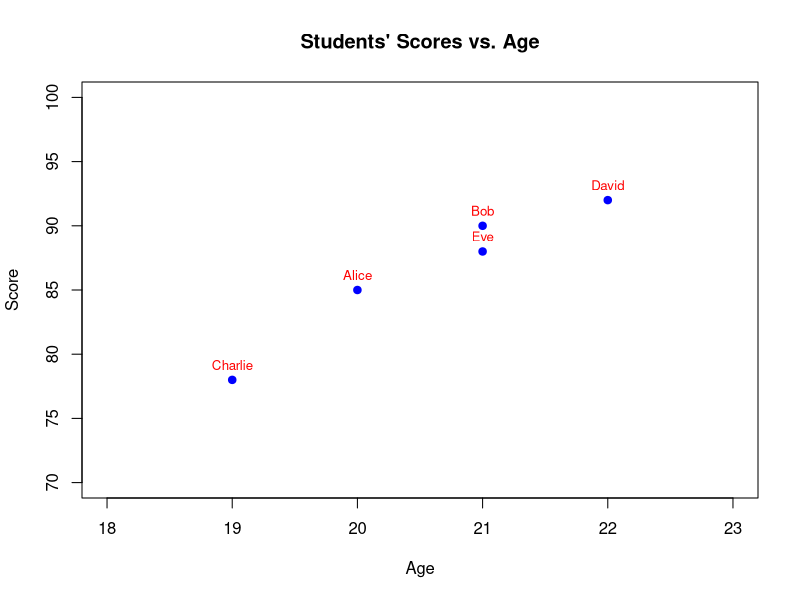

The R source for this figure:
## ---- chunk 1
x <- 5
if (x > 3) {
  print("x is greater than 3")
}
## ---- chunk 2
x <- 2
if (x > 3) {
  print("x is greater than 3")
} else {
  print("x is not greater than 3")
}
## ---- chunk 3
x <- c(1, 2, 3, 4, 5)
result <- ifelse(x > 3, "Greater", "Not Greater")
print(result)
## ---- chunk 4
for (i in 1:5) {
  print(i)
}
## ---- chunk 5
# Initializing a 10x10 matrix with zeros
M <- matrix(0, nrow=10, ncol=10)

# Using nested for loops to populate the matrix with our conditions
for (i in 1:10) {
  for (j in 1:10) {
    
    # Compute the basic product
    M[i, j] <- i * j
    
    # If we're on the diagonal, set the value to NA
    if (i == j) {
      M[i, j] <- NA
    } 
    # If the sum of the row and column index is even (and we're off the diagonal)
    else if ((i + j) %% 2 == 0) {
      M[i, j] <- M[i, j] / 2
    }
    # If the sum of the row and column index is odd (and we're off the diagonal)
    else if ((i + j) %% 2 == 1) {
      M[i, j] <- M[i, j]^2
    }
  }
}

# Printing the matrix
print(M)
## ---- chunk 6
count <- 1
while (count <= 5) {
  print(count)
  count <- count + 1
}
## ---- chunk 7
count <- 1
repeat {
  print(count)
  if (count >= 5) {
    break
  }
  count <- count + 1
}
## ---- chunk 8
for (i in 1:10) {
  if (i %% 2 == 0) {
    next
  }
  if (i == 9) {
    break
  }
  print(i)
}
## ---- chunk 9
count <- 1
number <- 1
while (count <= 5) {
  print(number)
  number <- number + 2
  count <- count + 1
}
## ---- chunk 10
df <- data.frame(A = c(1, 4, 7), 
                 B = c(2, 5, 8), 
                 C = c(3, 6, 9))
## ---- chunk 11
# Calculate the mean of each variable
mean_values <- c(mean(df$A, na.rm=TRUE), mean(df$B, na.rm=TRUE), mean(df$C, na.rm=TRUE))

# Create a matrix to store the variance-covariance matrix
myvcov_df <- matrix(0, nrow=3, ncol=3)

# Iterate over each variable
for (i in 1:3) {
  # Extract the mean of the current variable
  mean_i <- mean_values[i]
  
  # Iterate over each other variable
  for (j in 1:3) {
    # Extract the mean of the other variable
    mean_j <- mean_values[j]
    
    # Calculate the covariance between the current variable and the other variable
    cov_ij <- sum((df[[i]] - mean_i) * (df[[j]] - mean_j)) / (length(df[[i]]) - 1)

    # Store the covariance in the variance-covariance matrix
    myvcov_df[i, j] <- cov_ij
  }
}

# Print the variance-covariance matrix
print(myvcov_df)
## ---- chunk 12
# Calculate the variance of each variable
var_a <- var(df$A)
var_b <- var(df$B)
var_c <- var(df$C)

# Calculate the covariance between each pair of variables
cov_ab <- cov(df$A, df$B)
cov_ac <- cov(df$A, df$C)
cov_bc <- cov(df$B, df$C)

# Create the variance-covariance matrix
vcov_df <- matrix(c(var_a, cov_ab, cov_ac,
                     cov_ab, var_b, cov_bc,
                     cov_ac, cov_bc, var_c), nrow=3, ncol=3)

# Print the variance-covariance matrix
print(vcov_df)

# Or even simpler with one-line code
print(cov(df))
## ---- chunk 13
print(length(c(1,2,3))) #functions inside of functions
## ---- chunk 14
# Create a sample data frame
students <- data.frame(
  Name = c("Alice", "Bob", "Charlie", "David", "Eve"),
  Age = c(20, 21, 19, 22, 21),
  Score = c(85, 90, 78, 92, 88)
)

# Plot ages against scores
plot(students$Age, students$Score, 
     main="Students' Scores vs. Age", 
     xlab="Age", 
     ylab="Score", 
     pch=19, 
     col="blue",
     xlim=c(18,23), 
     ylim=c(70,100))

# Label each point with the student's name
text(students$Age, students$Score, labels=students$Name, pos=3, cex=0.8, col="red")

## ---- chunk 15
# Define a function to calculate the square of a number
square <- function(x) {
    return(x^2)
}

# Use the function
square(5)  # Expected output: 25
## ---- chunk 16
# Custom function to process and return results in a data frame
process_scores <- function(ages, names, scores) {
    if (length(ages) != length(names) || length(names) != length(scores)) {
        stop("All input vectors must have the same length!")
    }
  
    # Create a data frame from the input vectors
    data <- data.frame(Name = names, Age = ages, Score = scores)
  
    # Calculate the average score
    average_score <- mean(scores)
  
    # Filter data for people with scores above the average
    above_average <- data[data$Score > average_score, ]
  
    return(above_average)
}

# Example usage
names <- c("Alice", "Bob", "Charlie", "David")
ages <- c(24, 30, 27, 22)
scores <- c(85, 90, 88, 86)

result <- process_scores(ages, names, scores)
print(result)
## ---- chunk 17
tribonacci <- function(n) {
  if (n == 0) {
    return(0)
  } else if (n == 1) {
    return(0)
  } else if (n == 2) {
    return(1)
  } else {
    return(tribonacci(n-1) + tribonacci(n-2) + tribonacci(n-3))
  }
}

# Example usage
n <- 5
cat(paste("The", n, "th number in the Tribonacci sequence is:", tribonacci(n)))
## ---- chunk 18
numbers <- list(1:4, 5:8, 9:12)
lapply(numbers, mean)  # Calculate mean for each list element
## ---- chunk 19
# Define a function to calculate mean and standard deviation
stats <- function(x) {
    return(list(mean = mean(x), sd = sd(x)))
}

lapply(numbers, stats)
## ---- chunk 20
numbers <- 1:5
sapply(numbers, function(x) x^2)  # Square each element
## ---- chunk 21
# Return a matrix with numbers and their squares
sapply(numbers, function(x) c(original = x, squared = x^2))
## ---- chunk 22
scores <- c(85, 90, 78, 92, 88)
groups <- c("A", "B", "A", "B", "A")
tapply(scores, groups, mean)  # Calculate mean score for each group
## ---- chunk 23
# Calculate both mean and standard deviation for each group
tapply(scores, groups, function(x) list(mean = mean(x), sd = sd(x)))
## ---- chunk 24
x = c(5, 12, 13, 7, 2, 8)
mean_value = mean(x)
print(mean_value)
## ---- chunk 25
median_value = median(x)
min_value = min(x)
max_value = max(x)
min_index = which.min(x)
max_index = which.max(x)

print(paste("Median:", median_value))
print(paste("Minimum Value:", min_value, "at index", min_index))
print(paste("Maximum Value:", max_value, "at index", max_index))
## ---- chunk 26
area_of_rectangle <- function(length, breadth) {
  return(length * breadth)
}

area = area_of_rectangle(5, 3)
print(area)
## ---- chunk 27
area_and_perimeter <- function(length, breadth) {
  area = length * breadth
  perimeter = 2 * (length + breadth)
  return(list(Area = area, Perimeter = perimeter))
}

result = area_and_perimeter(6, 4)
print(result)
## ---- chunk 28
my_list = list(a = 1:5, b = 6:10, c = 11:15)
sums = lapply(my_list, sum)
print(sums)
## ---- chunk 29
means = sapply(my_list, mean)
named_vector = setNames(means, names(my_list))
print(named_vector)
## ---- chunk 30
recursive_sum <- function(vec) {
  if (length(vec) == 1) {
    return(vec)
  } else {
    mid = length(vec) %/% 2
    left_half = vec[1:mid]
    right_half = vec[(mid+1):length(vec)]
    return(recursive_sum(left_half) + recursive_sum(right_half))
  }
}

analyze_data <- function(vec) {
  basic_stats = list(
    Mean = mean(vec),
    Median = median(vec),
    StdDev = sd(vec),
    Variance = var(vec)
  )
  
  Q1 = quantile(vec, 0.25)
  Q3 = quantile(vec, 0.75)
  IQR = Q3 - Q1
  lower_bound = Q1 - 1.5 * IQR
  upper_bound = Q3 + 1.5 * IQR
  
  outliers = vec[vec < lower_bound | vec > upper_bound]
  
  sum_recursive = recursive_sum(vec)
  
  return(list(Stats = basic_stats, Outliers = outliers, Sum = sum_recursive))
}

# Test
test_vec = c(1,2,3,4,5,6,7,8,9,10,50)
result = analyze_data(test_vec)
print(result)
## ---- chunk 31
data <- data.frame(Name = c("Alice", "Bob", "Charlie"), Age = c(25, 30, 29))
subset_data <- data[data$Age > 28, ]
## ---- chunk 32
sorted_data <- data[order(data$Age), ]
## ---- chunk 33
data2 <- data.frame(Name = c("Alice", "Bob"), Score = c(85, 90))
merged_data <- merge(data, data2, by="Name")
## ---- chunk 34
library(dplyr)
data %>% 
  filter(Age > 28) %>%
  arrange(Age)
## ---- chunk 35
data %>% left_join(data2, by = "Name")
## ---- chunk 36
library(data.table)
DT <- as.data.table(data)
DT[Age > 28, .(Name, Age)]
## ---- chunk 37
DT2 <- as.data.table(data2)
DT[DT2, on = .(Name)]
## ---- chunk 38
setorder(DT, Age)
## ---- chunk 39
subset_mtcars <- mtcars[mtcars$mpg > 25, ]
print(subset_mtcars)
## ---- chunk 40
sorted_mtcars <- mtcars[order(-mtcars$hp), ]
print(sorted_mtcars)
## ---- chunk 41
library(dplyr)

filtered_iris <- iris %>%
  filter(Sepal.Length > 5 & Species == "setosa")
print(filtered_iris)
## ---- chunk 42
iris_with_ratio <- iris %>%
  mutate(Sepal.Ratio = Sepal.Length / Sepal.Width)
print(head(iris_with_ratio, 10))
## ---- chunk 43
library(data.table)

airquality_dt <- as.data.table(airquality)
may_data <- airquality_dt[Month == 5]
print(may_data)
## ---- chunk 44
avg_temp <- airquality_dt[, .(Average_Temp = mean(Temp)), by = Month]
highest_temp_month <- avg_temp[which.max(Average_Temp)]
print(highest_temp_month)
## ---- chunk 45
# Ensure ggplot2 is available for the diamonds dataset
# install.packages("ggplot2") 
library(ggplot2)
library(data.table)

# 1. Convert the data to a data.table object
diamonds_dt <- as.data.table(diamonds)

# 2. Filter the data
filtered_diamonds <- diamonds_dt[cut %in% c("Premium", "Ideal")]

# 3. Create a new column
filtered_diamonds[, price_per_carat := price/carat]

# 4. Determine the average price_per_carat for each color
avg_price_per_carat <- filtered_diamonds[, .(Average_Price_Per_Carat = mean(price_per_carat)), by = color]

# 5. Determine which color of diamond has the highest average price per carat
highest_avg_price_color <- avg_price_per_carat[which.max(Average_Price_Per_Carat)]
print(highest_avg_price_color)
